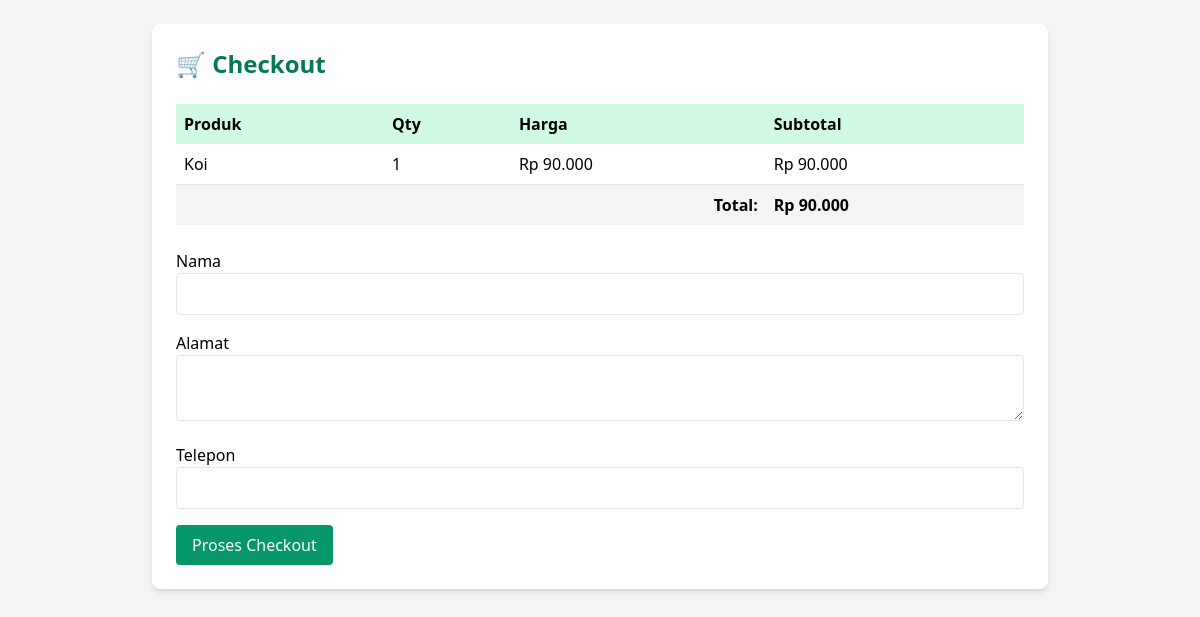
The page /checkout.php on the database its author committed.
### tables this page shows
CREATE TABLE `cart` (
  `id` int(11) NOT NULL,
  `produk_id` int(11) DEFAULT NULL,
  `qty` int(11) DEFAULT NULL,
  `created_at` timestamp NOT NULL DEFAULT current_timestamp(),
  `cart_id` varchar(255) NOT NULL
);

CREATE TABLE `produk` (
  `id` int(11) NOT NULL,
  `nama` varchar(100) NOT NULL,
  `harga` int(11) NOT NULL,
  `stok` int(10) UNSIGNED NOT NULL,
  `deskripsi` text NOT NULL,
  `gambar` varchar(255) NOT NULL
);

### checkout.php (the view, shortened to what this page needs)
<?php
include 'config/db.php';
$cart_id = $_COOKIE['cart_id'] ?? '0';
$cart_query = mysqli_query($conn, "SELECT c.*, p.nama, p.harga, p.gambar, p.stok, p.id AS produk_id FROM cart c
    JOIN produk p ON c.produk_id = p.id
    WHERE c.cart_id='$cart_id'");
$total = 0;
$cart_items = [];
while ($item = mysqli_fetch_assoc($cart_query)) {
    $item['subtotal'] = $item['qty'] * $item['harga'];
    $total += $item['subtotal'];
    $cart_items[] = $item;
}
?>
<!DOCTYPE html>
<html lang="id">
<head>
    <script src="https://cdn.tailwindcss.com"></script>
</head>
<body class="bg-gray-100 min-h-screen p-6">
    <div class="max-w-4xl mx-auto bg-white shadow-md rounded-lg p-6">
        <h2 class="text-2xl font-semibold mb-6 text-emerald-700">🛒 Checkout</h2>
        <div class="overflow-x-auto mb-6">
            <table class="w-full table-auto border-collapse">
                <thead>
                    <tr class="bg-emerald-100 text-left">
                        <th class="p-2">Produk</th>
                        <th class="p-2">Qty</th>
                        <th class="p-2">Harga</th>
                        <th class="p-2">Subtotal</th>
                    </tr>
                </thead>
                <tbody>
                    <?php foreach ($cart_items as $item): ?>
                        <tr class="border-b">
                            <td class="p-2"><?= htmlspecialchars($item['nama']) ?></td>
                            <td class="p-2"><?= $item['qty'] ?></td>
                            <td class="p-2">Rp <?= number_format($item['harga'], 0, ',', '.') ?></td>
                            <td class="p-2">Rp <?= number_format($item['subtotal'], 0, ',', '.') ?></td>
                        </tr>
                    <?php endforeach; ?>
                </tbody>
                <tfoot>
                    <tr class="font-semibold bg-gray-100">
                        <td colspan="3" class="p-2 text-right">Total:</td>
                        <td class="p-2">Rp <?= number_format($total, 0, ',', '.') ?></td>
                    </tr>
                </tfoot>
            </table>
        </div>
        <form method="POST" class="space-y-4">
            <div>
                <label class="block font-medium">Nama</label>
                <input type="text" name="nama" required class="w-full border px-3 py-2 rounded">
            </div>
            <div>
                <label class="block font-medium">Alamat</label>
                <textarea name="alamat" required class="w-full border px-3 py-2 rounded"></textarea>
            </div>
            <div>
                <label class="block font-medium">Telepon</label>
                <input type="text" name="telepon" required class="w-full border px-3 py-2 rounded">
            </div>
            <button type="submit" class="bg-emerald-600 hover:bg-emerald-700 text-white px-4 py-2 rounded">
                Proses Checkout
            </button>
        </form>
    </div>
</body>
</html>

### rows shown on the page
cart: produk.nama "Koi", qty "1", produk.harga "90.000"

### other values the page prints
$total "90.000"
